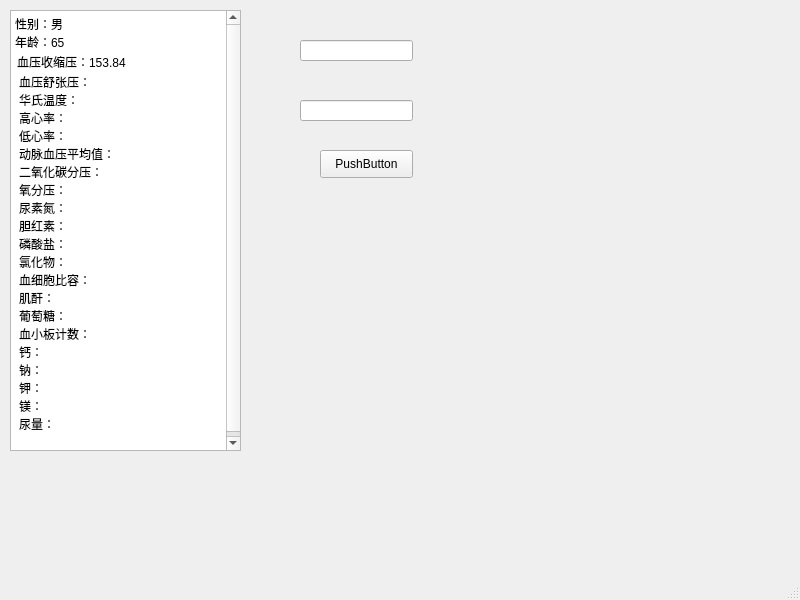
<?xml version="1.0" encoding="UTF-8"?>
<ui version="4.0">
 <class>MainWindow</class>
 <widget class="QMainWindow" name="MainWindow">
  <property name="geometry">
   <rect>
    <x>0</x>
    <y>0</y>
    <width>800</width>
    <height>600</height>
   </rect>
  </property>
  <property name="windowTitle">
   <string>MainWindow</string>
  </property>
  <widget class="QWidget" name="centralwidget">
   <widget class="QPushButton" name="pushButton">
    <property name="geometry">
     <rect>
      <x>320</x>
      <y>150</y>
      <width>93</width>
      <height>28</height>
     </rect>
    </property>
    <property name="text">
     <string>PushButton</string>
    </property>
   </widget>
   <widget class="QLineEdit" name="lineEdit">
    <property name="geometry">
     <rect>
      <x>300</x>
      <y>40</y>
      <width>113</width>
      <height>21</height>
     </rect>
    </property>
   </widget>
   <widget class="QLineEdit" name="lineEdit_2">
    <property name="geometry">
     <rect>
      <x>300</x>
      <y>100</y>
      <width>113</width>
      <height>21</height>
     </rect>
    </property>
   </widget>
   <widget class="QTextBrowser" name="textBrowser">
    <property name="geometry">
     <rect>
      <x>10</x>
      <y>10</y>
      <width>231</width>
      <height>441</height>
     </rect>
    </property>
    <property name="html">
     <string>&lt;!DOCTYPE HTML PUBLIC &quot;-//W3C//DTD HTML 4.0//EN&quot; &quot;http://www.w3.org/TR/REC-html40/strict.dtd&quot;&gt;
&lt;html&gt;&lt;head&gt;&lt;meta name=&quot;qrichtext&quot; content=&quot;1&quot; /&gt;&lt;style type=&quot;text/css&quot;&gt;
p, li { white-space: pre-wrap; }
&lt;/style&gt;&lt;/head&gt;&lt;body style=&quot; font-family:'SimSun'; font-size:9pt; font-weight:400; font-style:normal;&quot;&gt;
&lt;p style=&quot; margin-top:0px; margin-bottom:0px; margin-left:0px; margin-right:0px; -qt-block-indent:0; text-indent:0px;&quot;&gt;性别：男&lt;/p&gt;
&lt;p style=&quot; margin-top:0px; margin-bottom:0px; margin-left:0px; margin-right:0px; -qt-block-indent:0; text-indent:0px;&quot;&gt;年龄：65&lt;/p&gt;
&lt;p style=&quot;-qt-paragraph-type:empty; margin-top:0px; margin-bottom:0px; margin-left:0px; margin-right:0px; -qt-block-indent:0; text-indent:0px;&quot;&gt;&lt;br /&gt;&lt;/p&gt;
&lt;table border=&quot;0&quot; style=&quot; margin-top:0px; margin-bottom:0px; margin-left:0px; margin-right:0px;&quot; cellspacing=&quot;2&quot; cellpadding=&quot;0&quot;&gt;
&lt;tr&gt;
&lt;td width=&quot;121&quot;&gt;
&lt;p style=&quot; margin-top:0px; margin-bottom:0px; margin-left:0px; margin-right:0px; -qt-block-indent:0; text-indent:0px;&quot;&gt;血压收缩压：153.84&lt;/p&gt;
&lt;p style=&quot;-qt-paragraph-type:empty; margin-top:0px; margin-bottom:0px; margin-left:0px; margin-right:0px; -qt-block-indent:0; text-indent:0px;&quot;&gt;&lt;br /&gt;&lt;/p&gt;
&lt;table border=&quot;0&quot; style=&quot; margin-top:0px; margin-bottom:0px; margin-left:0px; margin-right:0px;&quot; cellspacing=&quot;2&quot; cellpadding=&quot;0&quot;&gt;
&lt;tr&gt;
&lt;td width=&quot;121&quot;&gt;
&lt;p style=&quot; margin-top:0px; margin-bottom:0px; margin-left:0px; margin-right:0px; -qt-block-indent:0; text-indent:0px;&quot;&gt;血压舒张压：&lt;/p&gt;
&lt;p style=&quot; margin-top:0px; margin-bottom:0px; margin-left:0px; margin-right:0px; -qt-block-indent:0; text-indent:0px;&quot;&gt;华氏温度：&lt;/p&gt;
&lt;p style=&quot; margin-top:0px; margin-bottom:0px; margin-left:0px; margin-right:0px; -qt-block-indent:0; text-indent:0px;&quot;&gt;高心率：&lt;/p&gt;
&lt;p style=&quot; margin-top:0px; margin-bottom:0px; margin-left:0px; margin-right:0px; -qt-block-indent:0; text-indent:0px;&quot;&gt;低心率：&lt;/p&gt;
&lt;p style=&quot; margin-top:0px; margin-bottom:0px; margin-left:0px; margin-right:0px; -qt-block-indent:0; text-indent:0px;&quot;&gt;动脉血压平均值：&lt;/p&gt;
&lt;p style=&quot; margin-top:0px; margin-bottom:0px; margin-left:0px; margin-right:0px; -qt-block-indent:0; text-indent:0px;&quot;&gt;&lt;span style=&quot; font-family:'宋体'; color:#000000;&quot;&gt;二氧化碳分压：&lt;/span&gt;&lt;/p&gt;
&lt;p style=&quot; margin-top:0px; margin-bottom:0px; margin-left:0px; margin-right:0px; -qt-block-indent:0; text-indent:0px;&quot;&gt;&lt;span style=&quot; font-family:'宋体'; color:#000000;&quot;&gt;氧分压：&lt;/span&gt;&lt;/p&gt;
&lt;p style=&quot; margin-top:0px; margin-bottom:0px; margin-left:0px; margin-right:0px; -qt-block-indent:0; text-indent:0px;&quot;&gt;&lt;span style=&quot; font-family:'宋体'; color:#000000;&quot;&gt;尿素氮：&lt;/span&gt;&lt;/p&gt;
&lt;p style=&quot; margin-top:0px; margin-bottom:0px; margin-left:0px; margin-right:0px; -qt-block-indent:0; text-indent:0px;&quot;&gt;&lt;span style=&quot; font-family:'宋体'; color:#000000;&quot;&gt;胆红素：&lt;/span&gt;&lt;/p&gt;
&lt;p style=&quot; margin-top:0px; margin-bottom:0px; margin-left:0px; margin-right:0px; -qt-block-indent:0; text-indent:0px;&quot;&gt;&lt;span style=&quot; font-family:'宋体'; color:#000000;&quot;&gt;磷酸盐：&lt;/span&gt;&lt;/p&gt;
&lt;p style=&quot; margin-top:0px; margin-bottom:0px; margin-left:0px; margin-right:0px; -qt-block-indent:0; text-indent:0px;&quot;&gt;&lt;span style=&quot; font-family:'宋体'; color:#000000;&quot;&gt;氯化物：&lt;/span&gt;&lt;/p&gt;
&lt;p style=&quot; margin-top:0px; margin-bottom:0px; margin-left:0px; margin-right:0px; -qt-block-indent:0; text-indent:0px;&quot;&gt;&lt;span style=&quot; font-family:'宋体'; color:#000000;&quot;&gt;血细胞比容：&lt;/span&gt;&lt;/p&gt;
&lt;p style=&quot; margin-top:0px; margin-bottom:0px; margin-left:0px; margin-right:0px; -qt-block-indent:0; text-indent:0px;&quot;&gt;&lt;span style=&quot; font-family:'宋体'; color:#000000;&quot;&gt;肌酐：&lt;/span&gt;&lt;/p&gt;
&lt;p style=&quot; margin-top:0px; margin-bottom:0px; margin-left:0px; margin-right:0px; -qt-block-indent:0; text-indent:0px;&quot;&gt;&lt;span style=&quot; font-family:'宋体'; color:#000000;&quot;&gt;葡萄糖：&lt;/span&gt;&lt;/p&gt;
&lt;p style=&quot; margin-top:0px; margin-bottom:0px; margin-left:0px; margin-right:0px; -qt-block-indent:0; text-indent:0px;&quot;&gt;&lt;span style=&quot; font-family:'宋体'; color:#000000;&quot;&gt;血小板计数：&lt;/span&gt;&lt;/p&gt;
&lt;p style=&quot; margin-top:0px; margin-bottom:0px; margin-left:0px; margin-right:0px; -qt-block-indent:0; text-indent:0px;&quot;&gt;&lt;span style=&quot; font-family:'宋体'; color:#000000;&quot;&gt;钙：&lt;/span&gt;&lt;/p&gt;
&lt;p style=&quot; margin-top:0px; margin-bottom:0px; margin-left:0px; margin-right:0px; -qt-block-indent:0; text-indent:0px;&quot;&gt;&lt;span style=&quot; font-family:'宋体'; color:#000000;&quot;&gt;钠：&lt;/span&gt;&lt;/p&gt;
&lt;p style=&quot; margin-top:0px; margin-bottom:0px; margin-left:0px; margin-right:0px; -qt-block-indent:0; text-indent:0px;&quot;&gt;&lt;span style=&quot; font-family:'宋体'; color:#000000;&quot;&gt;钾：&lt;/span&gt;&lt;/p&gt;
&lt;p style=&quot; margin-top:0px; margin-bottom:0px; margin-left:0px; margin-right:0px; -qt-block-indent:0; text-indent:0px;&quot;&gt;&lt;span style=&quot; font-family:'宋体'; color:#000000;&quot;&gt;镁：&lt;/span&gt;&lt;/p&gt;
&lt;p style=&quot; margin-top:0px; margin-bottom:0px; margin-left:0px; margin-right:0px; -qt-block-indent:0; text-indent:0px;&quot;&gt;&lt;span style=&quot; font-family:'宋体'; color:#000000;&quot;&gt;尿量：&lt;/span&gt;&lt;/p&gt;
&lt;p style=&quot;-qt-paragraph-type:empty; margin-top:0px; margin-bottom:0px; margin-left:0px; margin-right:0px; -qt-block-indent:0; text-indent:0px; font-family:'宋体'; color:#000000;&quot;&gt;&lt;br /&gt;&lt;/p&gt;&lt;/td&gt;&lt;/tr&gt;&lt;/table&gt;&lt;/td&gt;&lt;/tr&gt;&lt;/table&gt;&lt;/body&gt;&lt;/html&gt;</string>
    </property>
   </widget>
  </widget>
  <widget class="QMenuBar" name="menubar">
   <property name="geometry">
    <rect>
     <x>0</x>
     <y>0</y>
     <width>800</width>
     <height>26</height>
    </rect>
   </property>
  </widget>
  <widget class="QStatusBar" name="statusbar"/>
 </widget>
 <resources/>
 <connections/>
</ui>
